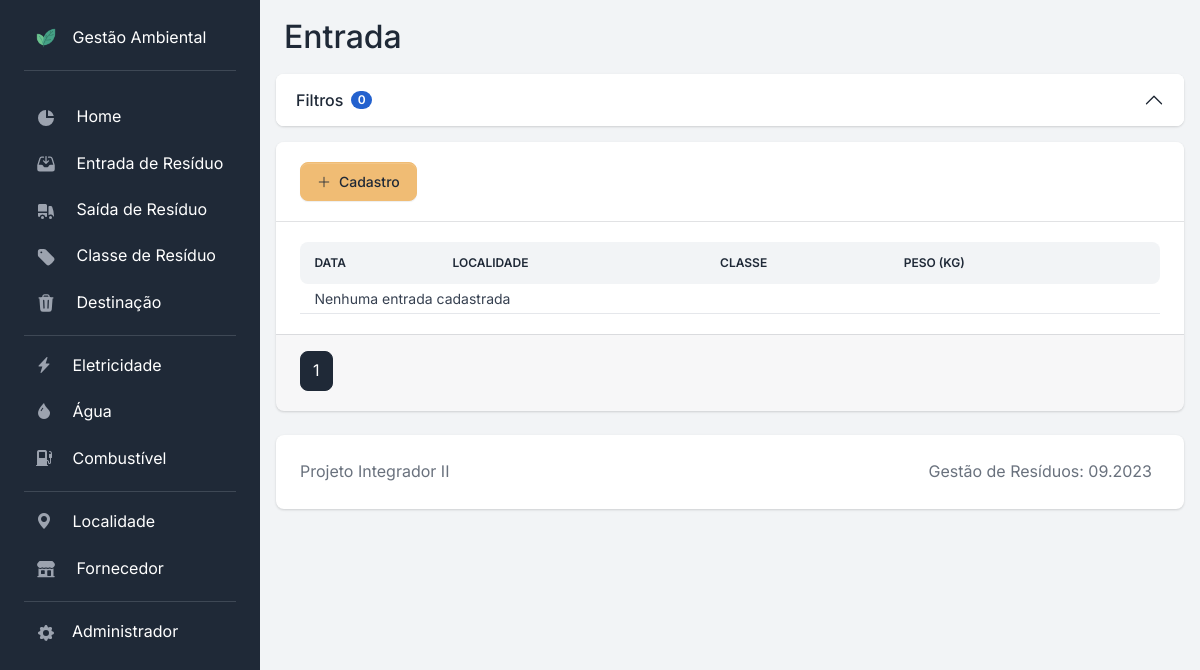
The page /entrada/?page=4 on the database as committed earlier.
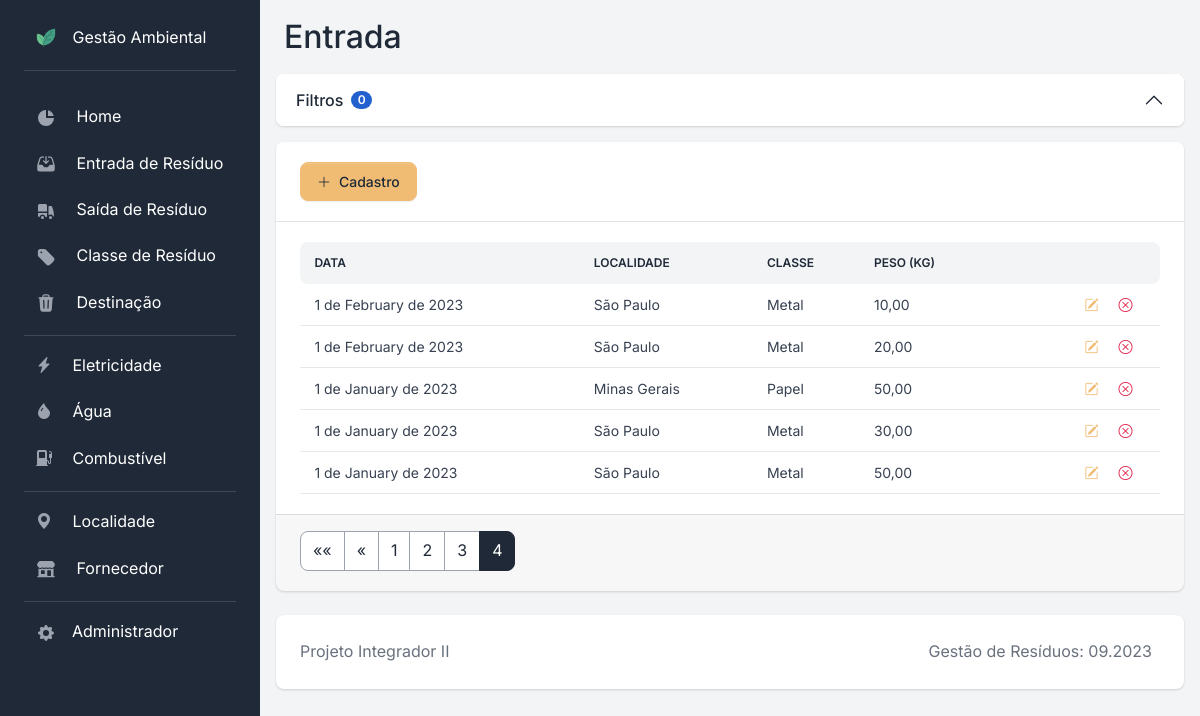
The same page on the database as committed later.
### apps/entrada/models.py (models this page shows, shortened)
class Entrada(models.Model):
    id_entrada = models.AutoField(primary_key=True)
    data = models.DateField(null=False, blank=False)
    id_classe = models.ForeignKey(Classe, models.DO_NOTHING, db_column="id_classe")
    id_localidade = models.ForeignKey(
        Localidade, models.DO_NOTHING, db_column="id_localidade"
    )
    peso = models.DecimalField(
        max_digits=10, decimal_places=2, default=0, null=False, blank=False
    )
    class Meta:
        db_table = "entrada"
        ordering = ["-id_entrada"]

### apps/localidade/models.py (models this page shows)
class Localidade(models.Model):
    id_localidade = models.AutoField(primary_key=True)
    nome = models.CharField(max_length=50, blank=False, null=False)
    def __str__(self):
        return f"{self.nome}"
    class Meta:
        db_table = "localidade"
        verbose_name = "Localidade"
        verbose_name_plural = "Localidades"
        ordering = ["nome"]

### apps/classe/models.py (models this page shows)
class Classe(models.Model):
    id_classe = models.AutoField(primary_key=True)
    nome = models.CharField(max_length=50, null=False, blank=False)
    def __str__(self):
        return f"{self.nome}"
    class Meta:
        db_table = "classe"
        verbose_name = "Classe"
        verbose_name_plural = "Classes"
        ordering = ["nome"]

### apps/entrada/views.py (the view)
# urls.py: path("", views.entrada_index, name="entrada"),
def entrada_index(request):
    page_number = request.GET.get("page")
    entradas_filter = EntradaFilter(request.GET, queryset=Entrada.objects.all())
    entradas_paginated = Paginator(entradas_filter.qs, PAGESIZE)
    entradas = entradas_paginated.get_page(page_number)
    context = {
        "object_list": entradas,
        "filter_form": entradas_filter.form,
        "number_of_active_filters": count_active_filters(request, entradas_filter),
    }
    return render(request, "entrada/entrada.html", context)

### apps/utils.py (called while the page is built)
def count_active_filters(request, form):
    active_filters = []
    for field in request.GET.items():
        if field[0] != "page" and field[0] in form.data.keys() and field[1] != "":
            active_filters.append(field[0])
    return len(active_filters)

### templatetags/is_checkbox.py (called while the page is built)
@register.filter(name="is_multiple_choice")
def is_multiple_choice(field):
    return isinstance(field.field.widget, CheckboxSelectMultiple)

### templatetags/page_parser.py (called while the page is built)
@register.simple_tag
def page_parser(field_name, value, urlencode=None):
    url = f"?{field_name}={value}"
    if urlencode:
        query_list = urlencode.split("&")
        filtered_query_list = filter(
            lambda p: p.split("=")[0] != field_name, query_list
        )
        query_for_other_fields = "&".join(filtered_query_list)
        url = f"{url}&{query_for_other_fields}"
    return url

### templates/entrada/entrada.html (shortened to what this page needs)
{% extends "base_card.html" %}
{% block title %}
    Entrada
{% endblock title %}
{% block content %}
    <div class="table-responsive">
        <table class="table table-centered mb-0 rounded table-sm">
            <thead class="thead-light">
                <tr>
                    <th class="align-middle border-0 rounded-start">Data</th>
                    <th class="align-middle border-0">Localidade</th>
                    <th class="align-middle border-0">Classe</th>
                    <th class="align-middle border-0">Peso (kg)</th>
                    <th class="align-middle border-0 rounded-end"></th>
                </tr>
            </thead>
            <tbody>
                {% for entry in object_list %}
                    <tr class="align-middle">
                        <td>{{ entry.data }}</td>
                        <td>{{ entry.id_localidade }}</td>
                        <td>{{ entry.id_classe }}</td>
                        <td>{{ entry.peso }}</td>
                        <td>
                            <div class="d-flex justify-content-end me-3">
                                <a href="{% url 'entrada_edit' pk=entry.id_entrada %}" title="Editar">
                                    <button class="btn btn-sm shadow-none border-0">
                                        <i class="bi bi-pencil-square text-secondary"></i>
                                    </button>
                                </a>
                                <form onsubmit="return confirm('Confirmar deleção?');"
                                      action="{% url 'entrada_delete' pk=entry.id_entrada %}"
                                      method="POST"
                                      value="delete"
                                      title="Deletar">
                                    <button class="btn btn-sm shadow-none border-0">
                                        <i class="bi bi-x-circle text-danger"></i>
                                    </button>
                                </form>
                            </div>
                        </td>
                    </tr>
                {% empty %}
                    <tr>
                        <td colspan="5">Nenhuma entrada cadastrada</td>
                    </tr>
                {% endfor %}
            </tbody>
        </table>
    </div>
{% endblock content %}

Rows that differ between the two databases and show on the page:
added Entrada: data "1 de February de 2023", id_localidade "São Paulo", id_classe "Metal", peso "10,00"
added Entrada: data "1 de February de 2023", id_localidade "São Paulo", id_classe "Metal", peso "20,00"
added Entrada: data "1 de January de 2023", id_localidade "Minas Gerais", id_classe "Papel", peso "50,00"
added Entrada: data "1 de January de 2023", id_localidade "São Paulo", id_classe "Metal", peso "30,00"
added Entrada: data "1 de January de 2023", id_localidade "São Paulo", id_classe "Metal", peso "50,00"
Other text that changed with them:
text no longer shown: "Nenhuma entrada cadastrada"
list line gone: "1"
new list line: "1"
new list line: "2"
new list line: "3"
new list line: "4"
